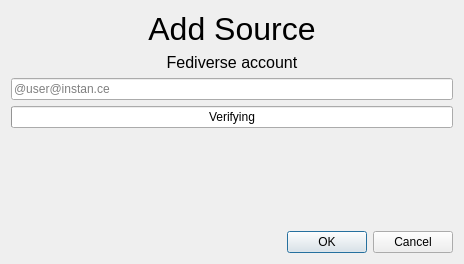
<?xml version="1.0" encoding="UTF-8"?>
<ui version="4.0">
 <class>dlgAddSrcFedi</class>
 <widget class="QDialog" name="dlgAddSrcFedi">
  <property name="geometry">
   <rect>
    <x>0</x>
    <y>0</y>
    <width>464</width>
    <height>264</height>
   </rect>
  </property>
  <property name="windowTitle">
   <string>Dialog</string>
  </property>
  <layout class="QVBoxLayout" name="verticalLayout">
   <item>
    <widget class="QLabel" name="label_3">
     <property name="sizePolicy">
      <sizepolicy hsizetype="Preferred" vsizetype="Preferred">
       <horstretch>0</horstretch>
       <verstretch>0</verstretch>
      </sizepolicy>
     </property>
     <property name="font">
      <font>
       <pointsize>24</pointsize>
      </font>
     </property>
     <property name="text">
      <string>Add Source</string>
     </property>
     <property name="textFormat">
      <enum>Qt::AutoText</enum>
     </property>
     <property name="scaledContents">
      <bool>true</bool>
     </property>
     <property name="alignment">
      <set>Qt::AlignHCenter|Qt::AlignTop</set>
     </property>
    </widget>
   </item>
   <item>
    <widget class="QLabel" name="label">
     <property name="font">
      <font>
       <pointsize>12</pointsize>
      </font>
     </property>
     <property name="text">
      <string>Fediverse account</string>
     </property>
     <property name="alignment">
      <set>Qt::AlignCenter</set>
     </property>
    </widget>
   </item>
   <item>
    <widget class="QLineEdit" name="lineEdit">
     <property name="text">
      <string/>
     </property>
     <property name="placeholderText">
      <string>@user@instan.ce</string>
     </property>
    </widget>
   </item>
   <item>
    <widget class="QProgressBar" name="progressBar">
     <property name="minimum">
      <number>0</number>
     </property>
     <property name="maximum">
      <number>1</number>
     </property>
     <property name="value">
      <number>0</number>
     </property>
     <property name="invertedAppearance">
      <bool>false</bool>
     </property>
     <property name="format">
      <string>Verifying</string>
     </property>
    </widget>
   </item>
   <item>
    <spacer name="verticalSpacer">
     <property name="orientation">
      <enum>Qt::Vertical</enum>
     </property>
     <property name="sizeHint" stdset="0">
      <size>
       <width>413</width>
       <height>62</height>
      </size>
     </property>
    </spacer>
   </item>
   <item>
    <widget class="QDialogButtonBox" name="buttonBox">
     <property name="standardButtons">
      <set>QDialogButtonBox::Cancel|QDialogButtonBox::Ok</set>
     </property>
    </widget>
   </item>
  </layout>
 </widget>
 <resources/>
 <connections/>
</ui>
